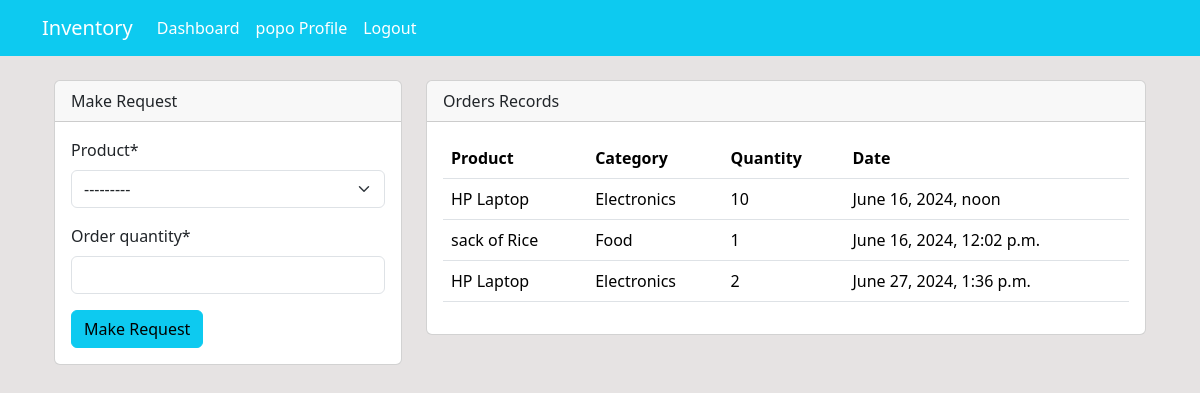
Page /dashboard/ (signed in) on the earlier database version.
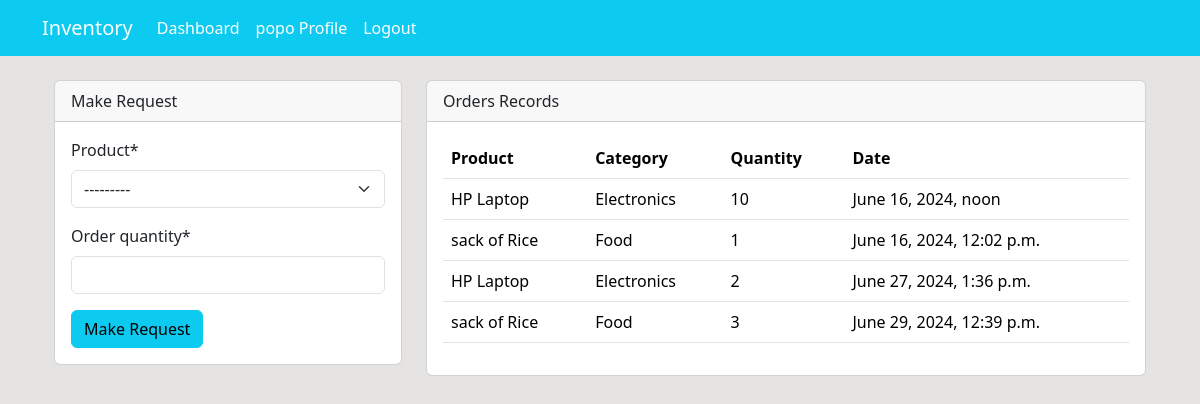
Same page on the later database version.
### dashboard/models.py (models this page shows, shortened)
class Order(models.Model):
    product = models.ForeignKey(Product, on_delete=models.CASCADE, null=True)
    staff = models.ForeignKey(User, on_delete=models.CASCADE, null=True)
    order_quantity = models.PositiveIntegerField(null=True)
    date = models.DateTimeField(auto_now_add=True)
    class Meta:
        verbose_name_plural = 'Order'

class Product(models.Model):
    name = models.CharField(max_length=100, null=True)
    quantity = models.PositiveIntegerField(null=True)
    category = models.CharField(max_length=50, choices=CATEGORY, null=True)
    class Meta:
        verbose_name_plural = 'Product'
    def __str__(self):
        return f'{self.name} - {self.quantity}'

### dashboard/views.py (the view)
# urls.py: path('dashboard/', views.index, name='index'),
@login_required(login_url='user-login')
def index(request):
    orders = Order.objects.all()
    if request.method == 'POST':
        form = OrderForm(request.POST)
        if form.is_valid():
            instance = form.save(commit=False)
            instance.staff = request.user
            instance.save()
            return redirect('index')
    else:
        form = OrderForm()
    context = {
        'orders': orders,
        'form': form,
    }
    return render(request, 'dashboard/index.html', context)

### dashboard/forms.py
class OrderForm(forms.ModelForm):
    class Meta:
        model = Order
        fields = ['product', 'order_quantity']

### templates/dashboard/index.html (shortened to what the changed rows need)
{% extends "components/base.html" %}
{% block content %}
{% if user.is_authenticated and user.is_staff and user.is_superuser %}
{% include 'components/topside.html' %}
<div class="row ">
    <div class="col-md-6 my-4">
        <div class="bg-white">
            <div class="card-body">
                <canvas id="myChart1" width="400" height="300"></canvas>
                <script>
                    var ctx = document.getElementById('myChart1').getContext('2d');
                    var myChart1 = new Chart(ctx, {
                        type: 'pie',
                        data: {
                            labels: [{% for product in product %} '{{product.name}}', {% endfor %}],
                    datasets: [{
                        label: 'Number of Products',
                        data: [{% for product in product %} {{ product.quantity }}, {% endfor %}],
                        backgroundColor: [
                            'rgba(255, 99, 132, 1)',
                            'rgba(54, 162, 235, 1)',
                            'rgba(255, 206, 86, 1)',
                            'rgba(75, 192, 192, 1)',
                            'rgba(153, 102, 255, 1)',
                            'rgba(255, 159, 64, 1)'
                        ],
                            borderColor: [
                                'rgba(255, 99, 132, 1)',
                                'rgba(54, 162, 235, 1)',
                                'rgba(255, 206, 86, 1)',
                                'rgba(75, 192, 192, 1)',
                                'rgba(153, 102, 255, 1)',
                                'rgba(255, 159, 64, 1)'
                            ],
                                borderWidth: 1
                    }]
                        },
                    options: {
                        scales: {
                            yAxes: [{
                                ticks: {
                                    beginAtZero: true
                                }
                            }]
                        }
                    }
                    });
                </script>
            </div>
        </div>
    </div>
    <div class="col-md-6 my-4">
        <div class="bg-white">
            <div class="card-body">
                <canvas id="myChart" width="400" height="300"></canvas>
                <script>
                    var ctx = document.getElementById('myChart').getContext('2d');
                    var myChart = new Chart(ctx, {
                        type: 'bar',
                        data: {
                            labels: [{% for order in order %} '{{order.name}}',{% endfor %}],
                    datasets: [{
                        label: 'Orders',
                        data: [{% for order in order %} {{ order.order_quantity }}, {% endfor %}],
                        backgroundColor: [
                            'rgba(255, 99, 132, 1)',
                            'rgba(54, 162, 235, 1)',
                            'rgba(255, 206, 86, 1)',
                            'rgba(75, 192, 192, 1)',
                            'rgba(153, 102, 255, 1)',
                            'rgba(255, 159, 64, 1)'
                        ],
                            borderColor: [
                                'rgba(255, 99, 132, 1)',
                                'rgba(54, 162, 235, 1)',
                                'rgba(255, 206, 86, 1)',
                                'rgba(75, 192, 192, 1)',
                                'rgba(153, 102, 255, 1)',
                                'rgba(255, 159, 64, 1)'
                            ],
                                borderWidth: 1
                    }]
                        },
                    options: {
                        scales: {
                            yAxes: [{
                                ticks: {
                                    beginAtZero: true
                                }
                            }]
                        }
                    }
                    });
                </script>
            </div>
        </div>
    </div>
</div>
{% else %}
{% include "dashboard/staff_index.html" %}
{% endif %}
{% endblock %}

### templates/dashboard/staff_index.html (shortened to what this page needs)
{% load crispy_forms_tags %}
<div class="container">
    <div class="row mt-4">
        <div class="col-md-4">
            <div class="card">
                <div class="card-header">
                    Make Request
                </div>
                <div class="card-body">
                    <form method="POST">
                        {{ form|crispy }}
                        <input class="btn btn-info btn-block" type="submit" value="Make Request">
                    </form>
                </div>
            </div>
        </div>
        <div class="col-md-8">
            <div class="card">
                <div class="card-header">
                    Orders Records
                </div>
                <div class="card-body">
                    <table class="table bg-white">
                        <thead class="bg-info text-white">
                            <tr>
                                <th scope="col">Product</th>
                                <th scope="col">Category</th>
                                <th scope="col">Quantity</th>
                                <th scope="col">Date</th>
                            </tr>
                        </thead>
                        <tbody>
                            {% for order in orders %}
                            {% if order.staff == user %}
                            <tr>
                                <td>{{ order.product.name }}</td>
                                <td>{{ order.product.category }}</td>
                                <td>{{ order.order_quantity }}</td>
                                <td>{{ order.date }}</td>
                            </tr>
                            {% endif %}
                            {% endfor %}
                        </tbody>
                    </table>
                </div>
            </div>
        </div>
    </div>
</div>

Differences in the rows shown:
added Order: product.name "sack of Rice", product.category "Food", order_quantity "3", date "June 29, 2024, 12:39 p.m."
